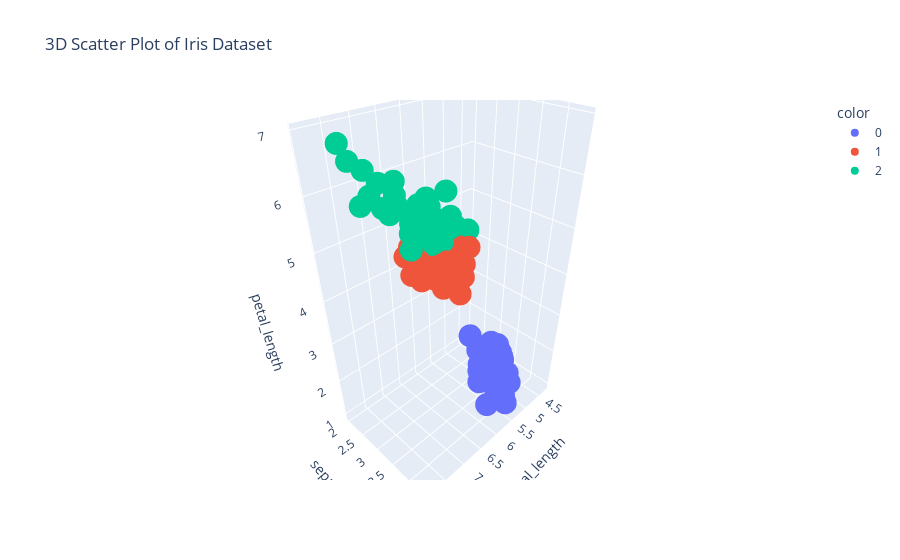

Notebook source saved alongside this figure:
### Markdown cell above
## 3D Scatter plot

https://plot.ly/pandas/3d-scatter-plots/

Needs a lot to mouse interaction to interpret data.

What about 4-D, 5-D or n-D scatter plot?

### Code cell
import plotly.express as px
# from sklearn.datasets import load_iris
# import pandas as pd

# # Load Iris dataset
# iris = load_iris()
# df = pd.DataFrame(data=iris.data, columns=iris.feature_names)
# df['species'] = iris.target

# # Rename columns for easier referencing
# df.columns = ['sepal_length', 'sepal_width', 'petal_length', 'petal_width', 'species']

# Plotting 3D scatter plot using sepal length, sepal width, and petal length
fig = px.scatter_3d(
    df,
    x='sepal_length',
    y='sepal_width',
    z='petal_length',
    color=df['species'].astype(str),  # Use species as color
    labels={'species': 'Species'},    # Label for legend
    title='3D Scatter Plot of Iris Dataset'
)

# Show plot
fig.show()

### Figure 1 — Plotly figure (JSON) as saved in the notebook; plotly's stock layout.template omitted (floating-point values rounded to 4 significant figures)
{"data": [{"hovertemplate": "color=0<br>sepal_length=%{x}<br>sepal_width=%{y}<br>petal_length=%{z}<extra></extra>", "legendgroup": "0", "marker": {"color": "#636efa", "symbol": "circle"}, "mode": "markers", "name": "0", "scene": "scene", "showlegend": true, "type": "scatter3d", "x": [5.1, 4.9, 4.7, 4.6, 5, 5.4, 4.6, 5, 4.4, 4.9, 5.4, 4.8, 4.8, 4.3, 5.8, 5.7, 5.4, 5.1, 5.7, 5.1, 5.4, 5.1, 4.6, 5.1, 4.8, 5, 5, 5.2, 5.2, 4.7, 4.8, 5.4, 5.2, 5.5, 4.9, 5, 5.5, 4.9, 4.4, 5.1, 5, 4.5, 4.4, 5, 5.1, 4.8, 5.1, 4.6, 5.3, 5], "y": [3.5, 3, 3.2, 3.1, 3.6, 3.9, 3.4, 3.4, 2.9, 3.1, 3.7, 3.4, 3, 3, 4, 4.4, 3.9, 3.5, 3.8, 3.8, 3.4, 3.7, 3.6, 3.3, 3.4, 3, 3.4, 3.5, 3.4, 3.2, 3.1, 3.4, 4.1, 4.2, 3.1, 3.2, 3.5, 3.6, 3, 3.4, 3.5, 2.3, 3.2, 3.5, 3.8, 3, 3.8, 3.2, 3.7, 3.3], "z": [1.4, 1.4, 1.3, 1.5, 1.4, 1.7, 1.4, 1.5, 1.4, 1.5, 1.5, 1.6, 1.4, 1.1, 1.2, 1.5, 1.3, 1.4, 1.7, 1.5, 1.7, 1.5, 1, 1.7, 1.9, 1.6, 1.6, 1.5, 1.4, 1.6, 1.6, 1.5, 1.5, 1.4, 1.5, 1.2, 1.3, 1.4, 1.3, 1.5, 1.3, 1.3, 1.3, 1.6, 1.9, 1.4, 1.6, 1.4, 1.5, 1.4]}, {"hovertemplate": "color=1<br>sepal_length=%{x}<br>sepal_width=%{y}<br>petal_length=%{z}<extra></extra>", "legendgroup": "1", "marker": {"color": "#EF553B", "symbol": "circle"}, "mode": "markers", "name": "1", "scene": "scene", "showlegend": true, "type": "scatter3d", "x": [7, 6.4, 6.9, 5.5, 6.5, 5.7, 6.3, 4.9, 6.6, 5.2, 5, 5.9, 6, 6.1, 5.6, 6.7, 5.6, 5.8, 6.2, 5.6, 5.9, 6.1, 6.3, 6.1, 6.4, 6.6, 6.8, 6.7, 6, 5.7, 5.5, 5.5, 5.8, 6, 5.4, 6, 6.7, 6.3, 5.6, 5.5, 5.5, 6.1, 5.8, 5, 5.6, 5.7, 5.7, 6.2, 5.1, 5.7], "y": [3.2, 3.2, 3.1, 2.3, 2.8, 2.8, 3.3, 2.4, 2.9, 2.7, 2, 3, 2.2, 2.9, 2.9, 3.1, 3, 2.7, 2.2, 2.5, 3.2, 2.8, 2.5, 2.8, 2.9, 3, 2.8, 3, 2.9, 2.6, 2.4, 2.4, 2.7, 2.7, 3, 3.4, 3.1, 2.3, 3, 2.5, 2.6, 3, 2.6, 2.3, 2.7, 3, 2.9, 2.9, 2.5, 2.8], "z": [4.7, 4.5, 4.9, 4, 4.6, 4.5, 4.7, 3.3, 4.6, 3.9, 3.5, 4.2, 4, 4.7, 3.6, 4.4, 4.5, 4.1, 4.5, 3.9, 4.8, 4, 4.9, 4.7, 4.3, 4.4, 4.8, 5, 4.5, 3.5, 3.8, 3.7, 3.9, 5.1, 4.5, 4.5, 4.7, 4.4, 4.1, 4, 4.4, 4.6, 4, 3.3, 4.2, 4.2, 4.2, 4.3, 3, 4.1]}, {"hovertemplate": "color=2<br>sepal_length=%{x}<br>sepal_width=%{y}<br>petal_length=%{z}<extra></extra>", "legendgroup": "2", "marker": {"color": "#00cc96", "symbol": "circle"}, "mode": "markers", "name": "2", "scene": "scene", "showlegend": true, "type": "scatter3d", "x": [6.3, 5.8, 7.1, 6.3, 6.5, 7.6, 4.9, 7.3, 6.7, 7.2, 6.5, 6.4, 6.8, 5.7, 5.8, 6.4, 6.5, 7.7, 7.7, 6, 6.9, 5.6, 7.7, 6.3, 6.7, 7.2, 6.2, 6.1, 6.4, 7.2, 7.4, 7.9, 6.4, 6.3, 6.1, 7.7, 6.3, 6.4, 6, 6.9, 6.7, 6.9, 5.8, 6.8, 6.7, 6.7, 6.3, 6.5, 6.2, 5.9], "y": [3.3, 2.7, 3, 2.9, 3, 3, 2.5, 2.9, 2.5, 3.6, 3.2, 2.7, 3, 2.5, 2.8, 3.2, 3, 3.8, 2.6, 2.2, 3.2, 2.8, 2.8, 2.7, 3.3, 3.2, 2.8, 3, 2.8, 3, 2.8, 3.8, 2.8, 2.8, 2.6, 3, 3.4, 3.1, 3, 3.1, 3.1, 3.1, 2.7, 3.2, 3.3, 3, 2.5, 3, 3.4, 3], "z": [6, 5.1, 5.9, 5.6, 5.8, 6.6, 4.5, 6.3, 5.8, 6.1, 5.1, 5.3, 5.5, 5, 5.1, 5.3, 5.5, 6.7, 6.9, 5, 5.7, 4.9, 6.7, 4.9, 5.7, 6, 4.8, 4.9, 5.6, 5.8, 6.1, 6.4, 5.6, 5.1, 5.6, 6.1, 5.6, 5.5, 4.8, 5.4, 5.6, 5.1, 5.1, 5.9, 5.7, 5.2, 5, 5.2, 5.4, 5.1]}], "layout": {"legend": {"title": {"text": "color"}, "tracegroupgap": 0}, "scene": {"domain": {"x": [0, 1], "y": [0, 1]}, "xaxis": {"title": {"text": "sepal_length"}}, "yaxis": {"title": {"text": "sepal_width"}}, "zaxis": {"title": {"text": "petal_length"}}}, "title": {"text": "3D Scatter Plot of Iris Dataset"}}}
